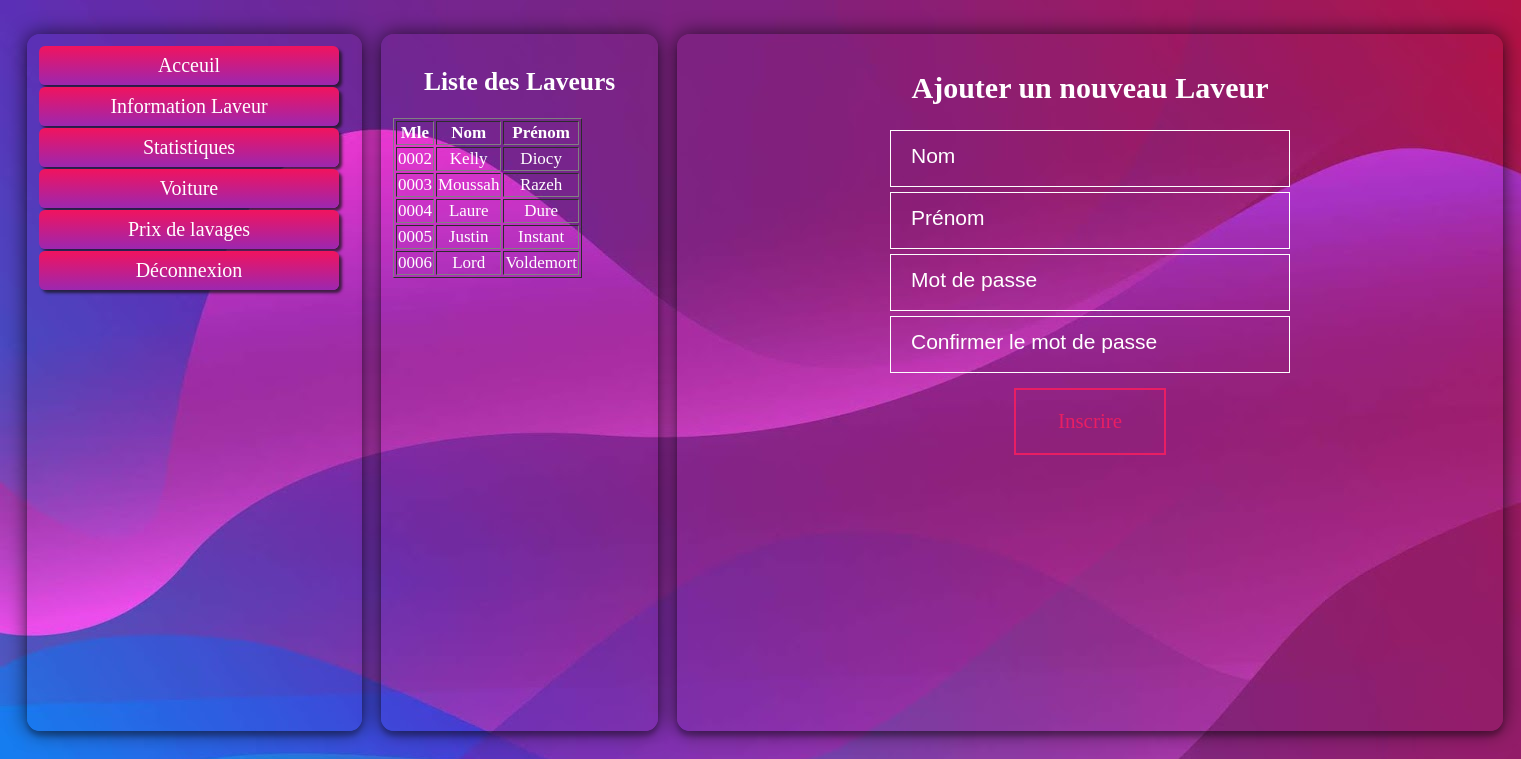
The app's page /laveur.php with its own data.
### tables this page shows
CREATE TABLE `user` (
  `id_user` int(11) NOT NULL,
  `nom` char(150) NOT NULL,
  `prenom` char(150) NOT NULL,
  `id_type` int(11) NOT NULL,
  `password` varchar(100) NOT NULL
);

### laveur.php (the view, shortened to what this page needs)
<?php require'entete.php'?>
<div class="container" style="width: 253px; font-size: 17px;">
<h2>Liste des Laveurs</h2>
    <table border="1">
        <tr>
            <th>Mle</th>
            <th>Nom</th>
            <th>Prénom</th>
        </tr>
    <?php
    $base=new PDO('mysql:HOST=localhost;dbname=lavage','root','root');
    $reponse= $base->query('SELECT * FROM user as u WHERE id_type LIKE 2');
    while ($donnees = $reponse->fetch())
    {
        $id= $donnees['id_user'];
        $nom= $donnees['nom'];
        $prenom= $donnees ['prenom'];
        ?>
        <tr>
            <td>000<?php echo $id; ?></td>
            <td><?php echo $nom; ?></td>
            <td><?php echo $prenom; ?></td>
        </tr>
    <?php } ?>
    </table>
</div>
<div class="container" style="width: 802px;">
<h2>Ajouter un nouveau Laveur</h2>
    <form action="" method="get">
    <input type="text" name="nom" placeholder="Nom" class="blanc" required><br>
    <input type="text" name="prenom" placeholder="Prénom" class="blanc" required><br>
    <input type="password" name="psw" placeholder="Mot de passe" class="blanc" required><br>
    <input type="password" name="psw1" placeholder="Confirmer le mot de passe" class="blanc" required><br>
    <button type="submit" name="valider" class="close" style="
    font-size: 21px;
">Inscrire</button>
    </form>
</div>
</html>
</body>
</html>

### second.css (style rules this page uses)
body { background-image: url(img3.jpg); background-attachment: fixed; display: inline-flex; font-family: verdana; color: #fff; text-align: center; font-size: 20px; }
div.container { background-color: #673ab7; padding: 12px; width: 311px; margin-left: 19px; margin-top: 26px; height: 673px; box-shadow: 0 0 20px 0 rgb(4 4 4 / 69%), 0 5px 5px 0 rgb(0 0 0 / 24%); border-radius: 13px; background: inherit; overflow: hidden; }
div:before { width: 311px; height: 650px; background: inherit; box-shadow: inset 0 0 0 200px rgba(255,255,255,0.3); filter: blur(10px); }

### laveur.php (style rules this page uses)
input.blanc { width: 358px; border: 1px solid #fdfdfd; color: #000000; padding: 20px; margin-bottom:5px; background-color:inherit; }
::placeholder { color:white; font-size: 21px; }
.close { --color: #e91e63; --hover: #9c27b0; }
button { color: var(--color); transition: 0.25s; }
button { background: none; border: 2px solid; font-size: 21px; font: inherit; line-height: 1; margin: 0.5em; padding: 1em 2em; }

### records on screen
user: id_user "2", nom "Kelly", prenom "Diocy"
user: id_user "3", nom "Moussah", prenom "Razeh"
user: id_user "4", nom "Laure", prenom "Dure"
user: id_user "5", nom "Justin", prenom "Instant"
user: id_user "6", nom "Lord", prenom "Voldemort"
